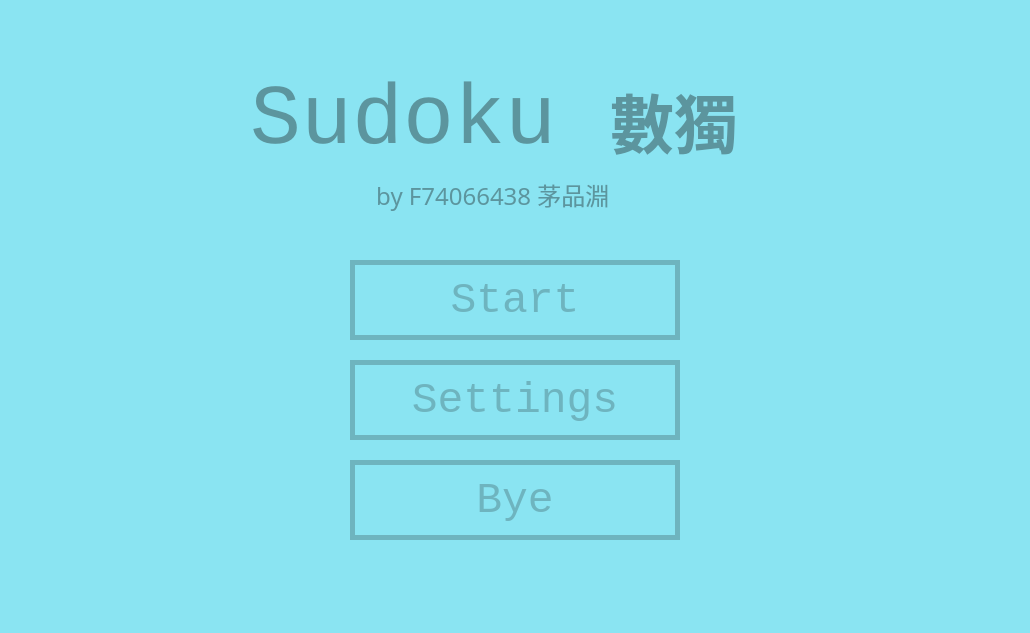
<?xml version="1.0" encoding="UTF-8"?>
<ui version="4.0">
 <class>MainWindow</class>
 <widget class="QMainWindow" name="MainWindow">
  <property name="geometry">
   <rect>
    <x>0</x>
    <y>0</y>
    <width>1030</width>
    <height>633</height>
   </rect>
  </property>
  <property name="cursor">
   <cursorShape>ArrowCursor</cursorShape>
  </property>
  <property name="windowTitle">
   <string>Sudoku數獨</string>
  </property>
  <property name="styleSheet">
   <string notr="true"/>
  </property>
  <property name="unifiedTitleAndToolBarOnMac">
   <bool>false</bool>
  </property>
  <widget class="QWidget" name="centralWidget">
   <property name="styleSheet">
    <string notr="true">QWidget{
background-color: #8AE4F2;
}
QPushButton,QSpinBox{
color: #6EB4BF;
background: transparent;
border: 5px solid #6EB4BF;
}
QPushButton:hover,QSpinBox:hover {
background: #B6EDF5;
}
QGroupBox {
border: 2px solid #6EB4BF;
}
QLabel {
color: #5C959E;
background:#8AE4F2;
}
QTextBrowser {
color: #5C959E;
background: transparent;
border: 5px solid #5C959E;
}</string>
   </property>
   <widget class="QStackedWidget" name="Pages">
    <property name="geometry">
     <rect>
      <x>0</x>
      <y>0</y>
      <width>1030</width>
      <height>650</height>
     </rect>
    </property>
    <property name="currentIndex">
     <number>0</number>
    </property>
    <widget class="QWidget" name="page">
     <widget class="QLabel" name="label">
      <property name="geometry">
       <rect>
        <x>250</x>
        <y>70</y>
        <width>360</width>
        <height>101</height>
       </rect>
      </property>
      <property name="font">
       <font>
        <family>Consolas</family>
        <pointsize>64</pointsize>
       </font>
      </property>
      <property name="styleSheet">
       <string notr="true"/>
      </property>
      <property name="text">
       <string>Sudoku</string>
      </property>
     </widget>
     <widget class="QPushButton" name="StartButton">
      <property name="geometry">
       <rect>
        <x>350</x>
        <y>260</y>
        <width>330</width>
        <height>80</height>
       </rect>
      </property>
      <property name="font">
       <font>
        <family>Consolas</family>
        <pointsize>32</pointsize>
       </font>
      </property>
      <property name="cursor">
       <cursorShape>PointingHandCursor</cursorShape>
      </property>
      <property name="styleSheet">
       <string notr="true"/>
      </property>
      <property name="text">
       <string>Start</string>
      </property>
     </widget>
     <widget class="QPushButton" name="QuitButton">
      <property name="geometry">
       <rect>
        <x>350</x>
        <y>460</y>
        <width>330</width>
        <height>80</height>
       </rect>
      </property>
      <property name="font">
       <font>
        <family>Consolas</family>
        <pointsize>32</pointsize>
       </font>
      </property>
      <property name="cursor">
       <cursorShape>PointingHandCursor</cursorShape>
      </property>
      <property name="styleSheet">
       <string notr="true"/>
      </property>
      <property name="text">
       <string>Bye</string>
      </property>
     </widget>
     <widget class="QLabel" name="label_2">
      <property name="geometry">
       <rect>
        <x>370</x>
        <y>170</y>
        <width>300</width>
        <height>50</height>
       </rect>
      </property>
      <property name="font">
       <font>
        <family>Yu Gothic UI Semibold</family>
        <pointsize>18</pointsize>
       </font>
      </property>
      <property name="styleSheet">
       <string notr="true"/>
      </property>
      <property name="text">
       <string> by F74066438 茅品淵</string>
      </property>
     </widget>
     <widget class="QLabel" name="label_3">
      <property name="geometry">
       <rect>
        <x>610</x>
        <y>65</y>
        <width>360</width>
        <height>110</height>
       </rect>
      </property>
      <property name="font">
       <font>
        <family>Yu Gothic UI Semibold</family>
        <pointsize>48</pointsize>
        <weight>75</weight>
        <bold>true</bold>
       </font>
      </property>
      <property name="styleSheet">
       <string notr="true"/>
      </property>
      <property name="text">
       <string>數獨</string>
      </property>
     </widget>
     <widget class="QPushButton" name="SettingsButton">
      <property name="geometry">
       <rect>
        <x>350</x>
        <y>360</y>
        <width>330</width>
        <height>80</height>
       </rect>
      </property>
      <property name="font">
       <font>
        <family>Consolas</family>
        <pointsize>32</pointsize>
       </font>
      </property>
      <property name="cursor">
       <cursorShape>PointingHandCursor</cursorShape>
      </property>
      <property name="styleSheet">
       <string notr="true"/>
      </property>
      <property name="text">
       <string>Settings</string>
      </property>
     </widget>
    </widget>
    <widget class="QWidget" name="page_2">
     <widget class="QPushButton" name="AnswerButton">
      <property name="geometry">
       <rect>
        <x>615</x>
        <y>180</y>
        <width>350</width>
        <height>70</height>
       </rect>
      </property>
      <property name="font">
       <font>
        <family>Consolas</family>
        <pointsize>32</pointsize>
        <weight>50</weight>
        <bold>false</bold>
       </font>
      </property>
      <property name="cursor">
       <cursorShape>PointingHandCursor</cursorShape>
      </property>
      <property name="styleSheet">
       <string notr="true"/>
      </property>
      <property name="text">
       <string>ShowAnswer</string>
      </property>
     </widget>
     <widget class="QPushButton" name="CheckButton">
      <property name="geometry">
       <rect>
        <x>615</x>
        <y>100</y>
        <width>350</width>
        <height>70</height>
       </rect>
      </property>
      <property name="font">
       <font>
        <family>Consolas</family>
        <pointsize>32</pointsize>
       </font>
      </property>
      <property name="cursor">
       <cursorShape>PointingHandCursor</cursorShape>
      </property>
      <property name="styleSheet">
       <string notr="true"/>
      </property>
      <property name="text">
       <string>CheckAnswer</string>
      </property>
      <property name="checkable">
       <bool>false</bool>
      </property>
     </widget>
     <widget class="QGroupBox" name="sudokuBox">
      <property name="geometry">
       <rect>
        <x>98</x>
        <y>98</y>
        <width>454</width>
        <height>454</height>
       </rect>
      </property>
      <property name="styleSheet">
       <string notr="true"/>
      </property>
      <property name="title">
       <string/>
      </property>
     </widget>
     <widget class="QPushButton" name="MenuButton">
      <property name="geometry">
       <rect>
        <x>795</x>
        <y>480</y>
        <width>175</width>
        <height>70</height>
       </rect>
      </property>
      <property name="font">
       <font>
        <family>Consolas</family>
        <pointsize>32</pointsize>
       </font>
      </property>
      <property name="cursor">
       <cursorShape>PointingHandCursor</cursorShape>
      </property>
      <property name="styleSheet">
       <string notr="true"/>
      </property>
      <property name="text">
       <string>Menu</string>
      </property>
      <property name="checkable">
       <bool>false</bool>
      </property>
     </widget>
     <widget class="QPushButton" name="NewGameButton">
      <property name="geometry">
       <rect>
        <x>610</x>
        <y>480</y>
        <width>175</width>
        <height>70</height>
       </rect>
      </property>
      <property name="font">
       <font>
        <family>Consolas</family>
        <pointsize>32</pointsize>
       </font>
      </property>
      <property name="cursor">
       <cursorShape>PointingHandCursor</cursorShape>
      </property>
      <property name="styleSheet">
       <string notr="true"/>
      </property>
      <property name="text">
       <string>New</string>
      </property>
      <property name="checkable">
       <bool>false</bool>
      </property>
     </widget>
     <widget class="QLabel" name="Result">
      <property name="geometry">
       <rect>
        <x>620</x>
        <y>270</y>
        <width>341</width>
        <height>111</height>
       </rect>
      </property>
      <property name="font">
       <font>
        <family>Consolas</family>
        <pointsize>32</pointsize>
       </font>
      </property>
      <property name="styleSheet">
       <string notr="true">color: red;</string>
      </property>
      <property name="text">
       <string/>
      </property>
      <property name="alignment">
       <set>Qt::AlignCenter</set>
      </property>
     </widget>
     <widget class="QPushButton" name="HelpButton">
      <property name="geometry">
       <rect>
        <x>610</x>
        <y>400</y>
        <width>175</width>
        <height>70</height>
       </rect>
      </property>
      <property name="font">
       <font>
        <family>Consolas</family>
        <pointsize>32</pointsize>
        <weight>50</weight>
        <bold>false</bold>
       </font>
      </property>
      <property name="cursor">
       <cursorShape>PointingHandCursor</cursorShape>
      </property>
      <property name="styleSheet">
       <string notr="true"/>
      </property>
      <property name="text">
       <string>Help</string>
      </property>
     </widget>
     <widget class="QPushButton" name="ClearButton">
      <property name="geometry">
       <rect>
        <x>795</x>
        <y>400</y>
        <width>175</width>
        <height>70</height>
       </rect>
      </property>
      <property name="font">
       <font>
        <family>Consolas</family>
        <pointsize>32</pointsize>
        <weight>50</weight>
        <bold>false</bold>
       </font>
      </property>
      <property name="cursor">
       <cursorShape>PointingHandCursor</cursorShape>
      </property>
      <property name="styleSheet">
       <string notr="true"/>
      </property>
      <property name="text">
       <string>Clear</string>
      </property>
     </widget>
    </widget>
    <widget class="QWidget" name="page_3">
     <widget class="QPushButton" name="RandomButton">
      <property name="geometry">
       <rect>
        <x>400</x>
        <y>330</y>
        <width>240</width>
        <height>80</height>
       </rect>
      </property>
      <property name="font">
       <font>
        <family>Consolas</family>
        <pointsize>32</pointsize>
       </font>
      </property>
      <property name="cursor">
       <cursorShape>PointingHandCursor</cursorShape>
      </property>
      <property name="styleSheet">
       <string notr="true"/>
      </property>
      <property name="text">
       <string>Random</string>
      </property>
     </widget>
     <widget class="QPushButton" name="CustomButton">
      <property name="geometry">
       <rect>
        <x>400</x>
        <y>440</y>
        <width>240</width>
        <height>80</height>
       </rect>
      </property>
      <property name="font">
       <font>
        <family>Consolas</family>
        <pointsize>32</pointsize>
       </font>
      </property>
      <property name="cursor">
       <cursorShape>PointingHandCursor</cursorShape>
      </property>
      <property name="styleSheet">
       <string notr="true"/>
      </property>
      <property name="text">
       <string>Custom</string>
      </property>
     </widget>
     <widget class="QLabel" name="label_4">
      <property name="geometry">
       <rect>
        <x>370</x>
        <y>110</y>
        <width>360</width>
        <height>81</height>
       </rect>
      </property>
      <property name="font">
       <font>
        <family>Consolas</family>
        <pointsize>64</pointsize>
       </font>
      </property>
      <property name="styleSheet">
       <string notr="true"/>
      </property>
      <property name="text">
       <string>Start</string>
      </property>
     </widget>
     <widget class="QLabel" name="label_5">
      <property name="geometry">
       <rect>
        <x>260</x>
        <y>250</y>
        <width>531</width>
        <height>51</height>
       </rect>
      </property>
      <property name="font">
       <font>
        <family>Consolas</family>
        <pointsize>24</pointsize>
       </font>
      </property>
      <property name="styleSheet">
       <string notr="true"/>
      </property>
      <property name="text">
       <string>Please choose game mode:</string>
      </property>
     </widget>
    </widget>
    <widget class="QWidget" name="page_4">
     <widget class="QLabel" name="label_6">
      <property name="geometry">
       <rect>
        <x>340</x>
        <y>50</y>
        <width>561</width>
        <height>91</height>
       </rect>
      </property>
      <property name="font">
       <font>
        <family>Consolas</family>
        <pointsize>48</pointsize>
       </font>
      </property>
      <property name="styleSheet">
       <string notr="true"/>
      </property>
      <property name="text">
       <string>Settings</string>
      </property>
     </widget>
     <widget class="QLabel" name="label_7">
      <property name="geometry">
       <rect>
        <x>70</x>
        <y>190</y>
        <width>451</width>
        <height>71</height>
       </rect>
      </property>
      <property name="font">
       <font>
        <family>Consolas</family>
        <pointsize>24</pointsize>
       </font>
      </property>
      <property name="styleSheet">
       <string notr="true"/>
      </property>
      <property name="text">
       <string>Quantity of Numbers:</string>
      </property>
     </widget>
     <widget class="QLabel" name="label_8">
      <property name="geometry">
       <rect>
        <x>140</x>
        <y>250</y>
        <width>291</width>
        <height>41</height>
       </rect>
      </property>
      <property name="font">
       <font>
        <family>Consolas</family>
        <pointsize>24</pointsize>
       </font>
      </property>
      <property name="styleSheet">
       <string notr="true"/>
      </property>
      <property name="text">
       <string>(random mode)</string>
      </property>
     </widget>
     <widget class="QPushButton" name="MenuButton_2">
      <property name="geometry">
       <rect>
        <x>350</x>
        <y>490</y>
        <width>340</width>
        <height>70</height>
       </rect>
      </property>
      <property name="font">
       <font>
        <family>Consolas</family>
        <pointsize>32</pointsize>
       </font>
      </property>
      <property name="cursor">
       <cursorShape>PointingHandCursor</cursorShape>
      </property>
      <property name="styleSheet">
       <string notr="true"/>
      </property>
      <property name="text">
       <string>Menu</string>
      </property>
      <property name="checkable">
       <bool>false</bool>
      </property>
     </widget>
     <widget class="QSpinBox" name="RandomMax">
      <property name="geometry">
       <rect>
        <x>820</x>
        <y>220</y>
        <width>121</width>
        <height>61</height>
       </rect>
      </property>
      <property name="font">
       <font>
        <family>Consolas</family>
        <pointsize>28</pointsize>
       </font>
      </property>
      <property name="styleSheet">
       <string notr="true"/>
      </property>
     </widget>
     <widget class="QSpinBox" name="RandomMin">
      <property name="geometry">
       <rect>
        <x>630</x>
        <y>220</y>
        <width>121</width>
        <height>61</height>
       </rect>
      </property>
      <property name="font">
       <font>
        <family>Consolas</family>
        <pointsize>28</pointsize>
       </font>
      </property>
      <property name="styleSheet">
       <string notr="true"/>
      </property>
     </widget>
     <widget class="QLabel" name="label_9">
      <property name="geometry">
       <rect>
        <x>530</x>
        <y>220</y>
        <width>451</width>
        <height>71</height>
       </rect>
      </property>
      <property name="font">
       <font>
        <family>Consolas</family>
        <pointsize>24</pointsize>
       </font>
      </property>
      <property name="styleSheet">
       <string notr="true"/>
      </property>
      <property name="text">
       <string>from       to</string>
      </property>
     </widget>
     <widget class="QLabel" name="label_10">
      <property name="geometry">
       <rect>
        <x>230</x>
        <y>370</y>
        <width>291</width>
        <height>41</height>
       </rect>
      </property>
      <property name="font">
       <font>
        <family>Consolas</family>
        <pointsize>24</pointsize>
       </font>
      </property>
      <property name="styleSheet">
       <string notr="true"/>
      </property>
      <property name="text">
       <string>Color Theme:</string>
      </property>
     </widget>
     <widget class="QPushButton" name="ColorButton">
      <property name="geometry">
       <rect>
        <x>530</x>
        <y>360</y>
        <width>251</width>
        <height>70</height>
       </rect>
      </property>
      <property name="font">
       <font>
        <family>Consolas</family>
        <pointsize>32</pointsize>
       </font>
      </property>
      <property name="cursor">
       <cursorShape>PointingHandCursor</cursorShape>
      </property>
      <property name="styleSheet">
       <string notr="true"/>
      </property>
      <property name="text">
       <string>Blue</string>
      </property>
      <property name="checkable">
       <bool>false</bool>
      </property>
     </widget>
     <zorder>label_7</zorder>
     <zorder>label_8</zorder>
     <zorder>label_9</zorder>
     <zorder>label_6</zorder>
     <zorder>MenuButton_2</zorder>
     <zorder>RandomMax</zorder>
     <zorder>RandomMin</zorder>
     <zorder>label_10</zorder>
     <zorder>ColorButton</zorder>
    </widget>
    <widget class="QWidget" name="HelpPage">
     <property name="styleSheet">
      <string notr="true"/>
     </property>
     <widget class="QTextBrowser" name="textBrowser">
      <property name="geometry">
       <rect>
        <x>155</x>
        <y>20</y>
        <width>721</width>
        <height>481</height>
       </rect>
      </property>
      <property name="font">
       <font>
        <family>Consolas</family>
        <pointsize>32</pointsize>
       </font>
      </property>
      <property name="styleSheet">
       <string notr="true"/>
      </property>
      <property name="html">
       <string>&lt;!DOCTYPE HTML PUBLIC &quot;-//W3C//DTD HTML 4.0//EN&quot; &quot;http://www.w3.org/TR/REC-html40/strict.dtd&quot;&gt;
&lt;html&gt;&lt;head&gt;&lt;meta name=&quot;qrichtext&quot; content=&quot;1&quot; /&gt;&lt;style type=&quot;text/css&quot;&gt;
p, li { white-space: pre-wrap; }
&lt;/style&gt;&lt;/head&gt;&lt;body style=&quot; font-family:'Consolas'; font-size:32pt; font-weight:400; font-style:normal;&quot;&gt;
&lt;p align=&quot;center&quot; style=&quot; margin-top:0px; margin-bottom:0px; margin-left:0px; margin-right:0px; -qt-block-indent:0; text-indent:0px;&quot;&gt;&lt;span style=&quot; font-size:48pt;&quot;&gt;Help&lt;/span&gt;&lt;/p&gt;
&lt;p style=&quot; margin-top:0px; margin-bottom:0px; margin-left:0px; margin-right:0px; -qt-block-indent:0; text-indent:0px;&quot;&gt;&lt;span style=&quot; font-size:16pt;&quot;&gt;-Click the position where you want to add number. That position will be selected.&lt;/span&gt;&lt;/p&gt;
&lt;p style=&quot;-qt-paragraph-type:empty; margin-top:0px; margin-bottom:0px; margin-left:0px; margin-right:0px; -qt-block-indent:0; text-indent:0px; font-size:16pt;&quot;&gt;&lt;br /&gt;&lt;/p&gt;
&lt;p style=&quot; margin-top:0px; margin-bottom:0px; margin-left:0px; margin-right:0px; -qt-block-indent:0; text-indent:0px;&quot;&gt;&lt;span style=&quot; font-size:16pt;&quot;&gt;-Press number keys (1~9) to input number.&lt;/span&gt;&lt;/p&gt;
&lt;p style=&quot;-qt-paragraph-type:empty; margin-top:0px; margin-bottom:0px; margin-left:0px; margin-right:0px; -qt-block-indent:0; text-indent:0px; font-size:16pt;&quot;&gt;&lt;br /&gt;&lt;/p&gt;
&lt;p style=&quot; margin-top:0px; margin-bottom:0px; margin-left:0px; margin-right:0px; -qt-block-indent:0; text-indent:0px;&quot;&gt;&lt;span style=&quot; font-size:16pt;&quot;&gt;-If you want to clear it, press backspace or 0 key.&lt;/span&gt;&lt;/p&gt;
&lt;p style=&quot;-qt-paragraph-type:empty; margin-top:0px; margin-bottom:0px; margin-left:0px; margin-right:0px; -qt-block-indent:0; text-indent:0px; font-size:16pt;&quot;&gt;&lt;br /&gt;&lt;/p&gt;
&lt;p style=&quot; margin-top:0px; margin-bottom:0px; margin-left:0px; margin-right:0px; -qt-block-indent:0; text-indent:0px;&quot;&gt;&lt;span style=&quot; font-size:16pt;&quot;&gt;-You can also use W,A,S,D and arrow keys to change the selected position.&lt;/span&gt;&lt;/p&gt;
&lt;p style=&quot;-qt-paragraph-type:empty; margin-top:0px; margin-bottom:0px; margin-left:0px; margin-right:0px; -qt-block-indent:0; text-indent:0px; font-size:16pt;&quot;&gt;&lt;br /&gt;&lt;/p&gt;
&lt;p style=&quot; margin-top:0px; margin-bottom:0px; margin-left:0px; margin-right:0px; -qt-block-indent:0; text-indent:0px;&quot;&gt;&lt;span style=&quot; font-size:16pt;&quot;&gt;-If you don't sure what number is correct, press space to mark it. The marked position will show a question-mark.&lt;/span&gt;&lt;/p&gt;&lt;/body&gt;&lt;/html&gt;</string>
      </property>
     </widget>
     <widget class="QPushButton" name="HelpBackButton">
      <property name="geometry">
       <rect>
        <x>360</x>
        <y>520</y>
        <width>340</width>
        <height>70</height>
       </rect>
      </property>
      <property name="font">
       <font>
        <family>Consolas</family>
        <pointsize>32</pointsize>
       </font>
      </property>
      <property name="cursor">
       <cursorShape>PointingHandCursor</cursorShape>
      </property>
      <property name="styleSheet">
       <string notr="true"/>
      </property>
      <property name="text">
       <string>Back</string>
      </property>
      <property name="checkable">
       <bool>false</bool>
      </property>
     </widget>
    </widget>
   </widget>
  </widget>
 </widget>
 <layoutdefault spacing="6" margin="11"/>
 <resources/>
 <connections/>
</ui>
